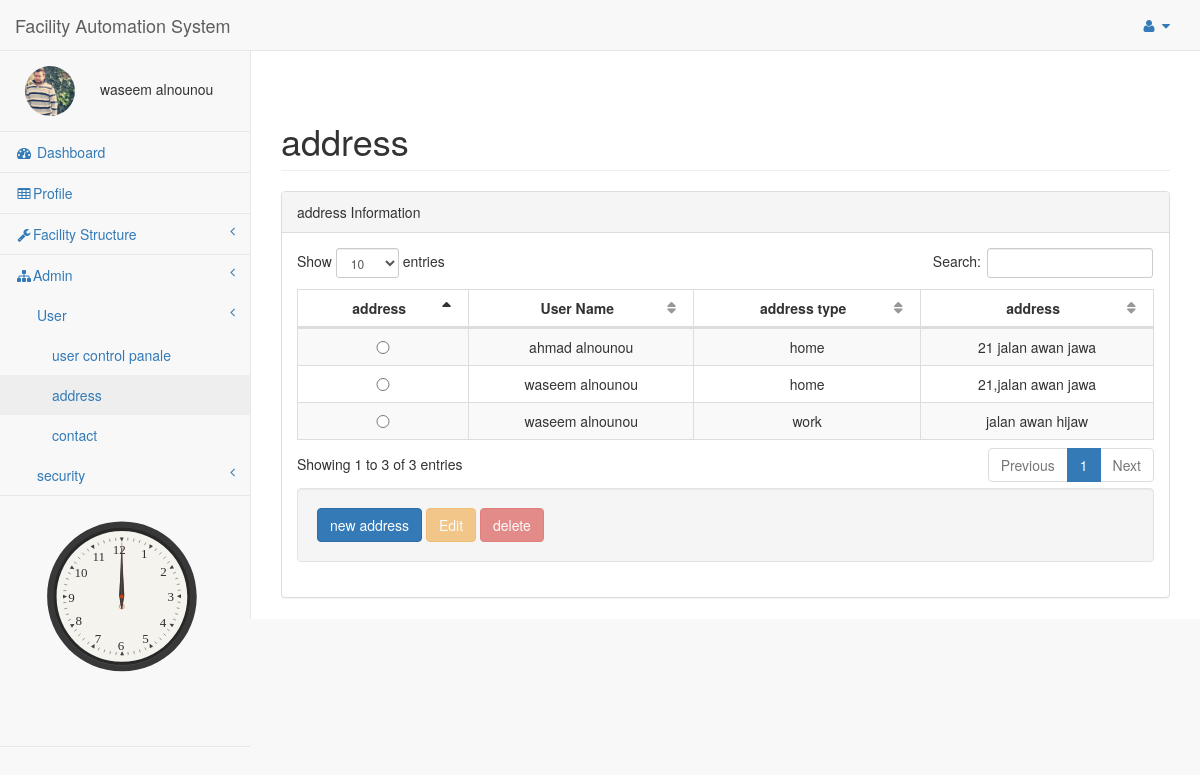
/FAS/pages/address.php (signed in), run on the app's committed database.
### tables this page shows
CREATE TABLE IF NOT EXISTS `user` (
  `Id` int(10) UNSIGNED NOT NULL AUTO_INCREMENT,
  `First_Name` varchar(30) DEFAULT NULL,
  `Last_Name` varchar(30) DEFAULT NULL,
  `password` varchar(30) NOT NULL,
  `email` varchar(50) DEFAULT NULL,
  `Img` varchar(50) DEFAULT NULL,
  `Birthday` date DEFAULT NULL,
  `Gender` int(11) DEFAULT NULL,
  PRIMARY KEY (`Id`)
);

CREATE TABLE IF NOT EXISTS `address` (
  `Id` int(6) UNSIGNED NOT NULL AUTO_INCREMENT,
  `User_ID` int(11) DEFAULT NULL,
  `address_type` varchar(50) NOT NULL,
  `address` varchar(100) DEFAULT NULL,
  PRIMARY KEY (`Id`)
);

### FAS/pages/address.php (the view, shortened to what this page needs)
<?php
try{
include("config.php");
 $UID=$_SESSION['user_Id'];
  $dbdlt=FALSE;$dbupd=FALSE;$dbins=FALSE;$dbdis=FALSE;
     if($UID==NULL){
      Redirect('login.php', false);
   }else{
      $sql = "SELECT * FROM user WHERE Id ='$UID'";
      $result = mysqli_query($db,$sql);
      $row = mysqli_fetch_array($result,MYSQLI_ASSOC);
      $count = mysqli_num_rows($result);
      if($count == 1) {
         $user_name = $row["First_Name"]. " " .$row["Last_Name"];
         $user_Img=$row["Img"];
      }else{
        Redirect('login.php', false);
      }
   }
    function  filltable($db){
    if (!$db) {
    die("Connection failed: " . mysqli_connect_error());
}
else
{
 $sql = "SELECT *,(select CONCAT(First_Name,' ',Last_Name) from user u where u.Id=a.User_ID) as UName FROM address a";
 $result = mysqli_query($db, $sql);
 $count = mysqli_num_rows($result);
    if ($count > 0) {
    while($row = mysqli_fetch_assoc($result)) {
        echo "<tr id='".$row["Id"]."' ><td>" . "<input type='radio'  class='btn btn-warning btn-lg btn-block' name='selectedrow' " . "value='".$row["Id"]."'/>". "</td><td data-value='Name' >". $row["UName"]. "</td><td data-value='type' >".  $row["address_type"]."</td><td data-value='address' >". $row["address"]. "</td></tr>";
    }
  }
else
{
    echo "0 results";
    }
  }
}
}
catch (Exception $e) {
    echo 'Caught exception: ',  $e->getMessage(), "\n";
}
?>
<!DOCTYPE html>
<html lang="en">
<head>
    <link href="../vendor/bootstrap/css/bootstrap.min.css" rel="stylesheet">
    <link href="../vendor/metisMenu/metisMenu.min.css" rel="stylesheet">
    <link href="../vendor/datatables-plugins/dataTables.bootstrap.css" rel="stylesheet">
    <link href="../vendor/datatables-responsive/dataTables.responsive.css" rel="stylesheet">
    <link href="../dist/css/sb-admin-2.css" rel="stylesheet">
    <link href="../vendor/font-awesome/css/font-awesome.min.css" rel="stylesheet" type="text/css">
</head>
<body>
    <div id="wrapper">
        <nav class="navbar navbar-default navbar-static-top" role="navigation" style="margin-bottom: 0">
            <div class="navbar-header">
  <a class="navbar-brand" href="index.php">Facility Automation System</a>
            </div>
            <ul class="nav navbar-top-links navbar-right">
                <li class="dropdown">
                    <a class="dropdown-toggle" data-toggle="dropdown" href="#">
                        <i class="fa fa-user fa-fw"></i> <i class="fa fa-caret-down"></i>
                    </a>
                </li>
            </ul>
            <div class="navbar-default sidebar" role="navigation">
                <div class="sidebar-nav navbar-collapse">
                    <ul class="nav" id="side-menu">
                        <li class="sidebar-search">
                              <div class="row" style="">
<?php
if($user_Img<>''){
    echo  "<img class='userimg' src="."$user_Img". " alt='user image' height='50' width='50' >";
}else
{
    echo  '<img  src="\FAS\img\user\user.jpg" class="userimg"  alt="user image" height="50 width="50" />';
    }
     echo $user_name;
?>
                         </div>
                        </li>
                        <li>
                            <a href="index.php"><i class="fa fa-dashboard fa-fw"></i> Dashboard</a>
                        </li>
                        <li>
                            <a href="userprofile.php"><i class="fa fa-table fa-fw"></i>Profile</a>
                        </li>
                        <li>
                            <a href="#"><i class="fa fa-wrench fa-fw"></i>Facility Structure<span class="fa arrow"></span></a>
                        </li>
                        <li>
                            <a href="#"><i class="fa fa-sitemap fa-fw"></i>Admin<span class="fa arrow"></span></a>
                            <ul class="nav nav-second-level">
                              <li>
                                    <a href="#">User <span class="fa arrow"></span></a>
                                    <ul class="nav nav-third-level">
                                        <li>
                                            <a href="add_user.php">user control panale</a>
                                        </li>
                                        <li>
                                            <a href="address.php">address</a>
                                        </li>
                                        <li>
                                            <a href="contact.php">contact</a>
                                        </li>
                                    </ul>
                                </li>
                                <li>
                                    <a href="#">security<span class="fa arrow"></span></a>
                                </li>
                            </ul>
                        </li>
                                                  <li>
<svg version="1.1" id="clock" xmlns="http://www.w3.org/2000/svg" xmlns:xlink="http://www.w3.org/1999/xlink" x="0px" y="0px"
	 width="150px" height="150px" viewBox="50 50 400 500"
	 xml:space="preserve">
<g id="markings">
	<text transform="matrix(1 0 0 1 282 174.4307)" fill="#303030" font-family="'Futura-Medium'" font-size="26">1</text>
	<text transform="matrix(1 0 0 1 320.6987 209.9229)" fill="#303030" font-family="'Futura-Medium'" font-size="26">2</text>
	<text transform="matrix(1 0 0 1 335.0396 260.3213)" fill="#303030" font-family="'Futura-Medium'" font-size="26">3</text>
	<text transform="matrix(1 0 0 1 319.6987 311.6914)" fill="#303030" font-family="'Futura-Medium'" font-size="26">4</text>
	<text transform="matrix(1 0 0 1 284.5 344.7695)" fill="#303030" font-family="'Futura-Medium'" font-size="26">5</text>
	<text transform="matrix(1 0 0 1 235.5522 357.5293)" fill="#303030" font-family="'Futura-Medium'" font-size="26">6</text>
	<text transform="matrix(1 0 0 1 189.3726 343.7695)" fill="#303030" font-family="'Futura-Medium'" font-size="26">7</text>
	<text transform="matrix(1 0 0 1 151.0664 308.9883)" fill="#303030" font-family="'Futura-Medium'" font-size="26">8</text>
	<text transform="matrix(1 0 0 1 136.3916 262.6992)" fill="#303030" font-family="'Futura-Medium'" font-size="26">9</text>
	<text transform="matrix(1 0 0 1 149.0664 212.9229)" fill="#303030" font-family="'Futura-Medium'" font-size="26">10</text>
	<text transform="matrix(1 0 0 1 184.9673 179.9668)" fill="#303030" font-family="'Futura-Medium'" font-size="26">11</text>
	<text transform="matrix(1 0 0 1 225.7227 165.9639)" fill="#303030" font-family="'Futura-Medium'" font-size="26">12</text>
</g>
</svg>
                        </li>
                    </ul>
                </div>
            </div>
        </nav>
        <div id="page-wrapper">
            <form  method="post">
            <div class="row">
                 <div class="panel-body">
                        </div>
                <div class="col-lg-12">
                    <h1 class="page-header">address</h1>
                </div>
            </div>
            <div class="row">
                <div class="col-lg-12">
                    <div class="panel panel-default">
                        <div class="panel-heading">
                            address Information
                        </div>
                        <div class="panel-body">
                            <table style="width: 100%" class="table table-striped table-bordered table-hover" id="dataTables-example">
                                <thead>
                                    <tr>
                                         <th>address</th>
                                        <th>User Name</th>
                                        <th>address type</th>
                                         <th>address</th>
                                    </tr>
                                </thead>
                                <tbody>
  <?php
      if($dbdis==TRUE)
    { filltable($db);}
  ?>
                                </tbody>
                            </table>
                            <div class="well">
  <?php
                               if($dbins){ echo "<input type='button' id='btnmodel' class='btn btn-primary' value='new address' data-toggle='modal' data-target='#myModal'/>";}
                              if($dbupd){   echo" <input type='button' disabled id='edt' class='btn btn-warning' alt='Edit'  value='Edit'  data-toggle='modal' data-target='#myModal'/>";}
                               if($dbdlt){ echo"  <input type='button' disabled id='dlt' class='btn btn-danger' alt='delete' name='' value='delete'/>";}
                                ?>
                            </div>
                        </div>
                    </div>
                </div>
            </div>
                 </form>
        </div>
    </div>
</body>
</html>

### FAS/pages/address.php (style rules this page uses)
svg { width: 250px; height: 250px; display: block; margin: auto; }
img { border-radius: 50%; }
td,th { text-align:center; }
.userimg { border-radius: 50%; margin-top:0px ; margin-bottom:0px; margin-right:25px; margin-left: 25px; border:#808080 soild 2px; }

### data on the page
user: Img (picture), user_name "waseem alnounou"
address: UName "ahmad alnounou", address_type "home", address "21 jalan awan jawa"
address: UName "waseem alnounou", address_type "home", address "21,jalan awan jawa"
address: UName "waseem alnounou", address_type "work", address "jalan awan hijaw"
